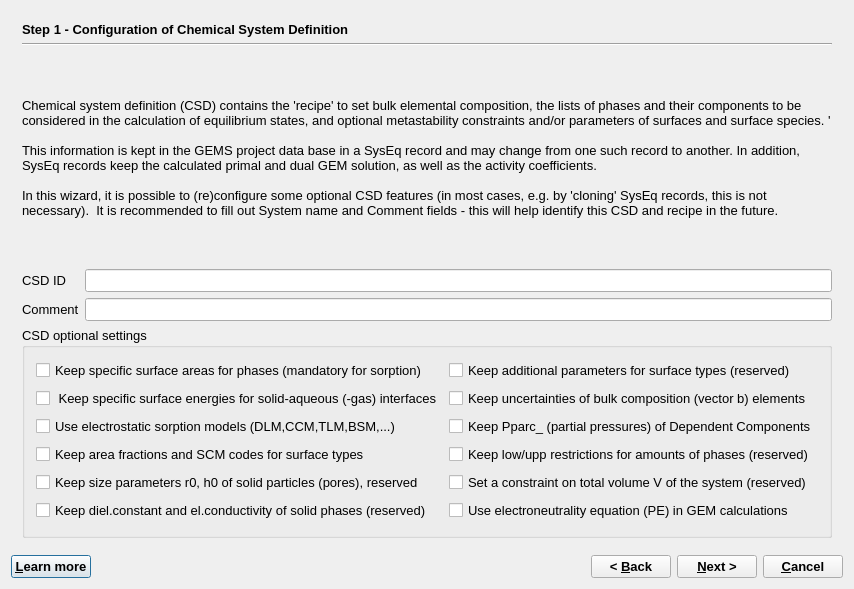
<?xml version="1.0" encoding="UTF-8"?>
<ui version="4.0">
 <class>SystemWizardData</class>
 <widget class="QDialog" name="SystemWizardData">
  <property name="windowModality">
   <enum>Qt::WindowModal</enum>
  </property>
  <property name="geometry">
   <rect>
    <x>0</x>
    <y>0</y>
    <width>836</width>
    <height>589</height>
   </rect>
  </property>
  <property name="font">
   <font>
    <pointsize>10</pointsize>
   </font>
  </property>
  <property name="windowTitle">
   <string>GEM-Selektor System</string>
  </property>
  <layout class="QGridLayout" name="gridLayout_3">
   <item row="0" column="0">
    <widget class="QStackedWidget" name="stackedWidget">
     <property name="mouseTracking">
      <bool>false</bool>
     </property>
     <property name="acceptDrops">
      <bool>false</bool>
     </property>
     <property name="autoFillBackground">
      <bool>false</bool>
     </property>
     <property name="frameShape">
      <enum>QFrame::NoFrame</enum>
     </property>
     <property name="frameShadow">
      <enum>QFrame::Plain</enum>
     </property>
     <property name="currentIndex">
      <number>0</number>
     </property>
     <widget class="QWidget" name="page">
      <layout class="QGridLayout" name="gridLayout">
       <item row="0" column="0" colspan="2">
        <widget class="QLabel" name="pageName">
         <property name="sizePolicy">
          <sizepolicy hsizetype="Preferred" vsizetype="Fixed">
           <horstretch>0</horstretch>
           <verstretch>0</verstretch>
          </sizepolicy>
         </property>
         <property name="font">
          <font>
           <weight>75</weight>
           <bold>true</bold>
          </font>
         </property>
         <property name="text">
          <string>Step 1 - Configuration of Chemical System Definition</string>
         </property>
        </widget>
       </item>
       <item row="1" column="0" colspan="2">
        <widget class="Line" name="line">
         <property name="orientation">
          <enum>Qt::Horizontal</enum>
         </property>
        </widget>
       </item>
       <item row="2" column="0" colspan="2">
        <widget class="QLabel" name="textLabel12">
         <property name="text">
          <string>Chemical system definition (CSD) contains the 'recipe' to set bulk elemental composition, the lists of phases and their components to be considered in the calculation of equilibrium states, and optional metastability constraints and/or parameters of surfaces and surface species. '

This information is kept in the GEMS project data base in a SysEq record and may change from one such record to another. In addition, SysEq records keep the calculated primal and dual GEM solution, as well as the activity coefficients. 

In this wizard, it is possible to (re)configure some optional CSD features (in most cases, e.g. by 'cloning' SysEq records, this is not necessary).  It is recommended to fill out System name and Comment fields - this will help identify this CSD and recipe in the future.</string>
         </property>
         <property name="alignment">
          <set>Qt::AlignVCenter</set>
         </property>
         <property name="wordWrap">
          <bool>true</bool>
         </property>
        </widget>
       </item>
       <item row="3" column="0">
        <widget class="QLabel" name="label_2">
         <property name="text">
          <string>CSD ID</string>
         </property>
        </widget>
       </item>
       <item row="3" column="1">
        <widget class="QLineEdit" name="pName"/>
       </item>
       <item row="4" column="0">
        <widget class="QLabel" name="label_3">
         <property name="text">
          <string>Comment</string>
         </property>
        </widget>
       </item>
       <item row="4" column="1">
        <widget class="QLineEdit" name="pComment"/>
       </item>
       <item row="5" column="0" colspan="2">
        <widget class="QGroupBox" name="groupBox">
         <property name="title">
          <string>CSD optional settings</string>
         </property>
         <layout class="QGridLayout" name="gridLayout_2">
          <item row="0" column="0">
           <widget class="QCheckBox" name="pPAalp">
            <property name="text">
             <string>Keep specific surface areas for phases (mandatory for sorption)</string>
            </property>
           </widget>
          </item>
          <item row="0" column="1">
           <widget class="QCheckBox" name="pPXlam">
            <property name="text">
             <string>Keep additional parameters for surface types (reserved)</string>
            </property>
           </widget>
          </item>
          <item row="1" column="0">
           <widget class="QCheckBox" name="pPSigm">
            <property name="text">
             <string> Keep specific surface energies for solid-aqueous (-gas) interfaces</string>
            </property>
           </widget>
          </item>
          <item row="1" column="1">
           <widget class="QCheckBox" name="pPDelB">
            <property name="text">
             <string>Keep uncertainties of bulk composition (vector b) elements</string>
            </property>
           </widget>
          </item>
          <item row="2" column="0">
           <widget class="QCheckBox" name="pPBeq">
            <property name="text">
             <string>Use electrostatic sorption models (DLM,CCM,TLM,BSM,...)</string>
            </property>
           </widget>
          </item>
          <item row="2" column="1">
           <widget class="QCheckBox" name="pPParc">
            <property name="text">
             <string>Keep Pparc_ (partial pressures) of Dependent Components</string>
            </property>
           </widget>
          </item>
          <item row="3" column="0">
           <widget class="QCheckBox" name="pPNfsp">
            <property name="text">
             <string>Keep area fractions and SCM codes for surface types</string>
            </property>
           </widget>
          </item>
          <item row="3" column="1">
           <widget class="QCheckBox" name="pPLim">
            <property name="text">
             <string>Keep low/upp restrictions for amounts of phases (reserved) </string>
            </property>
           </widget>
          </item>
          <item row="4" column="0">
           <widget class="QCheckBox" name="pXr0h0">
            <property name="text">
             <string>Keep size parameters r0, h0 of solid particles (pores), reserved</string>
            </property>
           </widget>
          </item>
          <item row="4" column="1">
           <widget class="QCheckBox" name="pPV">
            <property name="text">
             <string>Set a constraint on total volume V of the system (reserved)</string>
            </property>
           </widget>
          </item>
          <item row="5" column="0">
           <widget class="QCheckBox" name="pPXepsC">
            <property name="text">
             <string>Keep diel.constant and el.conductivity of solid phases (reserved)</string>
            </property>
           </widget>
          </item>
          <item row="5" column="1">
           <widget class="QCheckBox" name="pPE">
            <property name="text">
             <string>Use electroneutrality equation (PE) in GEM calculations</string>
            </property>
           </widget>
          </item>
         </layout>
        </widget>
       </item>
      </layout>
     </widget>
     <widget class="QWidget" name="page_2">
      <layout class="QVBoxLayout" name="verticalLayout_4">
       <item>
        <widget class="QLabel" name="label">
         <property name="sizePolicy">
          <sizepolicy hsizetype="Preferred" vsizetype="Fixed">
           <horstretch>0</horstretch>
           <verstretch>0</verstretch>
          </sizepolicy>
         </property>
         <property name="font">
          <font>
           <weight>75</weight>
           <bold>true</bold>
          </font>
         </property>
         <property name="text">
          <string>Step 2 - Additional configuration (check it for a parent system for sequential reactor process simulations)</string>
         </property>
        </widget>
       </item>
       <item>
        <widget class="Line" name="line_2">
         <property name="orientation">
          <enum>Qt::Horizontal</enum>
         </property>
        </widget>
       </item>
       <item>
        <widget class="QGroupBox" name="groupBox_3">
         <property name="sizePolicy">
          <sizepolicy hsizetype="Minimum" vsizetype="Minimum">
           <horstretch>0</horstretch>
           <verstretch>0</verstretch>
          </sizepolicy>
         </property>
         <property name="title">
          <string/>
         </property>
         <layout class="QVBoxLayout" name="verticalLayout">
          <item>
           <widget class="QCheckBox" name="pPbPh">
            <property name="text">
             <string>PbPH: Use in this CSD recipe the bulk compositions of phases from a previously computed equilibrium state</string>
            </property>
           </widget>
          </item>
          <item>
           <widget class="QLabel" name="label_4">
            <property name="text">
             <string>
If this box is checked on, compositions of phase(s) and total solids can be obtained as specified in the field below.

&quot;Empty&quot; value (---) means that equilibrium compositions of phases will be available for the next (immediately cloned) SysEq record. 

Valid SysEq record key means that phase compositions for this recipe will be taken from that SysEq record.

Nothing or '*' will result in a selection of SysEq record key from the list appearing after this wizard is finished.
 </string>
            </property>
            <property name="textFormat">
             <enum>Qt::AutoText</enum>
            </property>
            <property name="scaledContents">
             <bool>true</bool>
            </property>
            <property name="wordWrap">
             <bool>true</bool>
            </property>
           </widget>
          </item>
          <item>
           <widget class="QLineEdit" name="pKey"/>
          </item>
         </layout>
        </widget>
       </item>
       <item>
        <widget class="QGroupBox" name="grPPHk">
         <property name="title">
          <string/>
         </property>
         <layout class="QHBoxLayout" name="horizontalLayout">
          <item>
           <widget class="QCheckBox" name="pPask">
            <property name="text">
             <string>Would you like to turn on all IComp, DComp/ReacDC and Phase entries in the CSD?</string>
            </property>
           </widget>
          </item>
         </layout>
        </widget>
       </item>
       <item>
        <widget class="QGroupBox" name="groupBox_2">
         <property name="sizePolicy">
          <sizepolicy hsizetype="Expanding" vsizetype="Expanding">
           <horstretch>0</horstretch>
           <verstretch>0</verstretch>
          </sizepolicy>
         </property>
         <property name="title">
          <string>What will happen after you click &quot;Finish&quot;</string>
         </property>
         <layout class="QVBoxLayout" name="verticalLayout_2">
          <item>
           <widget class="QLabel" name="textLabel13">
            <property name="text">
             <string>(1) New configuration of CSD and SysEq record will be activated and used in the recipe and in creating GEM task.</string>
            </property>
            <property name="alignment">
             <set>Qt::AlignVCenter</set>
            </property>
            <property name="wordWrap">
             <bool>true</bool>
            </property>
           </widget>
          </item>
          <item>
           <widget class="QLabel" name="textLabel13_2">
            <property name="text">
             <string>(2) The Single System dialog will appear. Just set the Recipe and proceed with the GEM IPM calculation. </string>
            </property>
            <property name="alignment">
             <set>Qt::AlignVCenter</set>
            </property>
            <property name="wordWrap">
             <bool>true</bool>
            </property>
           </widget>
          </item>
          <item>
           <widget class="QLabel" name="textLabel13_3">
            <property name="text">
             <string>(3) To save re-configured SysEq record into project data base, click &quot;Accept&quot; after the GEM calculation is finished. </string>
            </property>
            <property name="alignment">
             <set>Qt::AlignVCenter</set>
            </property>
            <property name="wordWrap">
             <bool>true</bool>
            </property>
           </widget>
          </item>
          <item>
           <widget class="QLabel" name="textLabel13_4">
            <property name="text">
             <string>The re-configured CSD will be the same in any SysEq produced from this one using the 'Clone(New)' button or menu command. </string>
            </property>
            <property name="alignment">
             <set>Qt::AlignVCenter</set>
            </property>
            <property name="wordWrap">
             <bool>true</bool>
            </property>
           </widget>
          </item>
         </layout>
        </widget>
       </item>
      </layout>
     </widget>
    </widget>
   </item>
   <item row="1" column="0">
    <layout class="QHBoxLayout">
     <item>
      <widget class="QPushButton" name="pHelp">
       <property name="font">
        <font>
         <weight>75</weight>
         <bold>true</bold>
        </font>
       </property>
       <property name="text">
        <string>&amp;Learn more</string>
       </property>
      </widget>
     </item>
     <item>
      <spacer>
       <property name="orientation">
        <enum>Qt::Horizontal</enum>
       </property>
       <property name="sizeHint" stdset="0">
        <size>
         <width>40</width>
         <height>20</height>
        </size>
       </property>
      </spacer>
     </item>
     <item>
      <widget class="QPushButton" name="pBack">
       <property name="font">
        <font>
         <weight>75</weight>
         <bold>true</bold>
        </font>
       </property>
       <property name="text">
        <string>&lt; &amp;Back</string>
       </property>
      </widget>
     </item>
     <item>
      <widget class="QPushButton" name="pNext">
       <property name="font">
        <font>
         <weight>75</weight>
         <bold>true</bold>
        </font>
       </property>
       <property name="text">
        <string>&amp;Next &gt;</string>
       </property>
      </widget>
     </item>
     <item>
      <widget class="QPushButton" name="pCancel">
       <property name="font">
        <font>
         <weight>75</weight>
         <bold>true</bold>
        </font>
       </property>
       <property name="text">
        <string>&amp;Cancel</string>
       </property>
      </widget>
     </item>
    </layout>
   </item>
  </layout>
 </widget>
 <layoutdefault spacing="6" margin="11"/>
 <tabstops>
  <tabstop>pPE</tabstop>
  <tabstop>pPV</tabstop>
  <tabstop>pPBeq</tabstop>
  <tabstop>pPAalp</tabstop>
  <tabstop>pPSigm</tabstop>
  <tabstop>pPNfsp</tabstop>
  <tabstop>pPLim</tabstop>
  <tabstop>pXr0h0</tabstop>
  <tabstop>pPXepsC</tabstop>
  <tabstop>pPParc</tabstop>
  <tabstop>pHelp</tabstop>
  <tabstop>pBack</tabstop>
  <tabstop>pNext</tabstop>
  <tabstop>pCancel</tabstop>
 </tabstops>
 <resources/>
 <connections>
  <connection>
   <sender>pCancel</sender>
   <signal>clicked()</signal>
   <receiver>SystemWizardData</receiver>
   <slot>reject()</slot>
   <hints>
    <hint type="sourcelabel">
     <x>587</x>
     <y>518</y>
    </hint>
    <hint type="destinationlabel">
     <x>317</x>
     <y>270</y>
    </hint>
   </hints>
  </connection>
 </connections>
</ui>
